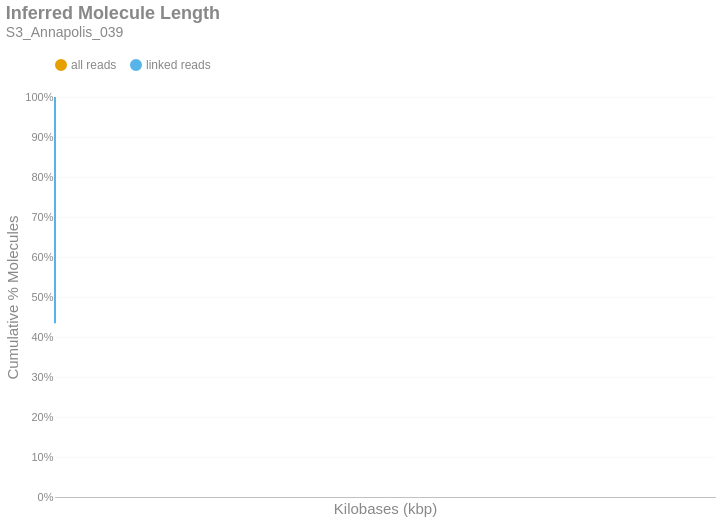

Here is the notebook cell this chart was saved with:
### Markdown cell above
### Inferred Molecule Length
This is the cumulative frequency distribution of molecule lengths inferred from the first and last alignment positions along a contig for all alignments associated with a single linked-read barcode on a given contig.There are two distributions: one with `all` the alignments (yellow) and another with only `linked reads` (blue). The percent of molecules in the `linked reads` distribution is relative to the total number of linked molecules.

### Code cell
if SKIPLR:
    print_html(f"Skipped")
else:
    binned_df = consolidated_hist(valids['length_inferred']/1000, mask, 10, True)
    binned_df = binned_df.with_columns(
        pl.when(pl.col('bin').cast(pl.Utf8) == '0').then(pl.lit('1')).otherwise(pl.col('bin').cast(pl.Utf8)).alias('bin')
    )
    with SafeRender(binned_df):
        (
            density_plot(binned_df, 'Inferred Molecule Length', samplename, 'inferredlen')
            .transform_calculate(bin_kb='datum.bin / 1000')
            .encode(
                x=alt.X('bin_kb:Q', title="Kilobases (kbp)").scale(type='log', padding=0).axis(labelAngle=-40),
                y=alt.Y('value:Q', title='Cumulative % Molecules')
                    .axis(format='%')
                    .stack(False)
                    .scale(domainMin=0, domainMax=1,padding=0),
                color=alt.Color("key:N").scale(domain = ["all reads", "linked reads"]),
                tooltip = [
                    alt.Tooltip("key:N", title = "Data Type"),
                    alt.Tooltip("range_label:N", title="Kilobases"),
                    alt.Tooltip("value:Q", format = ".2%", title="% Molecules (Cum.)")
                ]
            )
        ).display()

### Figure 1 — Vega-Lite specification as saved in the notebook (floating-point values rounded to 4 significant figures)
{"width": "container", "height": 400, "config": {"title": {"anchor": "start", "dy": -15, "fontSize": 18, "color": "#888888", "subtitleColor": "#888888", "subtitleFontSize": 14}, "arc": {"fill": "#0072B2"}, "axis": {"domainColor": "#888888", "domainWidth": 0.5, "gridWidth": 0.2, "grid": false, "titleFontWeight": 400, "titleFontSize": 15, "labelFontSize": 11, "labelColor": "#888888", "tickColor": "#888888", "tickWidth": 0.2, "titleColor": "#888888"}, "axisBand": {"grid": false}, "axisX": {"grid": true, "tickSize": 10, "domainCap": "round"}, "axisY": {"domain": false, "grid": true, "tickSize": 0, "domainCap": "round"}, "background": "transparent", "header": {"labelFontSize": 15, "labelColor": "#888888", "titleFontSize": 15, "titleFontWeight": 600, "titleColor": "#888888"}, "legend": {"labelFont": "sans-serif", "labelFontSize": 12, "labelColor": "#888888", "symbolSize": 100, "symbolType": "circle", "titleFontSize": 12, "titlePadding": 10, "titleColor": "#888888", "title": null, "orient": "top"}, "range": {"category": ["#E69F00", "#56B4E9", "#009E73", "#F0E442", "#0072B2", "#D55E00", "#CC79A7", "#000000"], "diverging": ["#cfe8f3", "#a2d4ec", "#73bfe2", "#46abdb", "#1696d2", "#12719e"]}, "area": {"fill": "#0072B2", "fillOpacity": 0.7, "line": true, "strokeOpacity": 0.7}, "line": {"color": "#0072B2", "stroke": "#0072B2", "strokeWidth": 2}, "trail": {"color": "#0072B2", "stroke": "#0072B2", "strokeWidth": 0, "size": 1}, "point": {"filled": true, "fillOpacity": 1.0, "size": 95}, "text": {"color": "#888888", "fontSize": 11, "align": "right", "fontWeight": 400, "size": 11}, "bar": {"fill": "#0072B2", "stroke": null}, "view": {"stroke": null, "continuousWidth": 660, "continuousHeight": 400}}, "data": {"name": "data-53433b7f26f3536e1e3180b64ee92667"}, "mark": {"type": "line", "interpolate": "monotone", "point": {"opacity": 0, "size": 275}}, "encoding": {"color": {"field": "key", "scale": {"domain": ["all reads", "linked reads"]}, "type": "nominal"}, "tooltip": [{"field": "key", "title": "Data Type", "type": "nominal"}, {"field": "range_label", "title": "Kilobases", "type": "nominal"}, {"field": "value", "format": ".2%", "title": "% Molecules (Cum.)", "type": "quantitative"}], "x": {"axis": {"labelAngle": -40}, "field": "bin_kb", "scale": {"type": "log", "padding": 0}, "title": "Kilobases (kbp)", "type": "quantitative"}, "y": {"axis": {"format": "%"}, "field": "value", "scale": {"domainMin": 0, "domainMax": 1, "padding": 0}, "stack": false, "title": "Cumulative % Molecules", "type": "quantitative"}}, "params": [{"name": "param_c36ac31b6afebe62", "select": {"type": "point", "fields": ["key"]}, "bind": "legend"}], "title": {"text": "Inferred Molecule Length", "subtitle": "S3_Annapolis_039"}, "transform": [{"fold": ["all reads (cumsum)", "linked reads (cumsum)"]}, {"calculate": "replace(datum.key, ' (cumsum)', '')", "as": "key"}, {"filter": {"param": "param_c36ac31b6afebe62"}}, {"calculate": "datum.bin / 1000", "as": "bin_kb"}], "usermeta": {"embedOptions": {"downloadFileName": "S3_Annapolis_039.inferredlen"}}, "$schema": "https://vega.github.io/schema/vega-lite/v6.1.0.json", "datasets": {"data-53433b7f26f3536e1e3180b64ee92667": [{"bin": "0.0", "interval": "0.0-10.0", "all reads": 0.7865, "linked reads": 0.4343, "all reads (cumsum)": 0.7865, "linked reads (cumsum)": 0.4343, "range_label": "0-9"}, {"bin": "10.0", "interval": "10.0-20.0", "all reads": 0.06928, "linked reads": 0.1825, "all reads (cumsum)": 0.8558, "linked reads (cumsum)": 0.6168, "range_label": "10-19"}, {"bin": "20.0", "interval": "20.0-30.0", "all reads": 0.04787, "linked reads": 0.1268, "all reads (cumsum)": 0.9037, "linked reads (cumsum)": 0.7436, "range_label": "20-29"}, {"bin": "30.0", "interval": "30.0-40.0", "all reads": 0.03373, "linked reads": 0.08948, "all reads (cumsum)": 0.9374, "linked reads (cumsum)": 0.8331, "range_label": "30-39"}, {"bin": "40.0", "interval": "40.0-50.0", "all reads": 0.02394, "linked reads": 0.0636, "all reads (cumsum)": 0.9614, "linked reads (cumsum)": 0.8967, "range_label": "40-49"}, {"bin": "50.0", "interval": "50.0-60.0", "all reads": 0.01443, "linked reads": 0.03858, "all reads (cumsum)": 0.9758, "linked reads (cumsum)": 0.9352, "range_label": "50-59"}, {"bin": "60.0", "interval": "60.0-70.0", "all reads": 0.009359, "linked reads": 0.02504, "all reads (cumsum)": 0.9852, "linked reads (cumsum)": 0.9603, "range_label": "60-69"}, {"bin": "70.0", "interval": "70.0-80.0", "all reads": 0.005955, "linked reads": 0.01593, "all reads (cumsum)": 0.9911, "linked reads (cumsum)": 0.9762, "range_label": "70-79"}, {"bin": "80.0", "interval": "80.0-90.0", "all reads": 0.003683, "linked reads": 0.009854, "all reads (cumsum)": 0.9948, "linked reads (cumsum)": 0.9861, "range_label": "80-89"}, {"bin": "90.0", "interval": "90.0-100.0", "all reads": 0.00219, "linked reads": 0.00586, "all reads (cumsum)": 0.997, "linked reads (cumsum)": 0.9919, "range_label": "90-99"}, {"bin": "100.0", "interval": "100.0-110.0", "all reads": 0.001284, "linked reads": 0.003437, "all reads (cumsum)": 0.9983, "linked reads (cumsum)": 0.9954, "range_label": "100-109"}, {"bin": "110.0", "interval": "110.0-120.0", "all reads": 0.0007228, "linked reads": 0.001934, "all reads (cumsum)": 0.999, "linked reads (cumsum)": 0.9973, "range_label": "110-119"}, {"bin": "120.0", "interval": "120.0-130.0", "all reads": 0.0004223, "linked reads": 0.00113, "all reads (cumsum)": 0.9994, "linked reads (cumsum)": 0.9984, "range_label": "120-129"}, {"bin": "130.0", "interval": "130.0-140.0", "all reads": 0.0002434, "linked reads": 0.0006512, "all reads (cumsum)": 0.9997, "linked reads (cumsum)": 0.9991, "range_label": "130-139"}, {"bin": "140.0", "interval": "140.0-150.0", "all reads": 0.0001425, "linked reads": 0.0003812, "all reads (cumsum)": 0.9998, "linked reads (cumsum)": 0.9995, "range_label": "140-149"}, {"bin": "150.0", "interval": "150.0-160.0", "all reads": 8.351e-05, "linked reads": 0.0002231, "all reads (cumsum)": 0.9999, "linked reads (cumsum)": 0.9997, "range_label": "150-159"}, {"bin": "160.0", "interval": "160.0-170.0", "all reads": 4.763e-05, "linked reads": 0.0001275, "all reads (cumsum)": 0.9999, "linked reads (cumsum)": 0.9998, "range_label": "160-169"}, {"bin": "170.0", "interval": "170.0-180.0", "all reads": 2.665e-05, "linked reads": 7.13e-05, "all reads (cumsum)": 1.0, "linked reads (cumsum)": 0.9999, "range_label": "170-179"}, {"bin": "180.0", "interval": "180.0-190.0", "all reads": 1.742e-05, "linked reads": 4.66e-05, "all reads (cumsum)": 1.0, "linked reads (cumsum)": 0.9999, "range_label": "180-189"}, {"bin": "190.0", "interval": "190.0-200.0", "all reads": 9.676e-06, "linked reads": 2.589e-05, "all reads (cumsum)": 1.0, "linked reads (cumsum)": 0.9999, "range_label": "190-199"}, {"bin": "200.0", "interval": "200.0-210.0", "all reads": 8.931e-06, "linked reads": 2.39e-05, "all reads (cumsum)": 1.0, "linked reads (cumsum)": 1.0, "range_label": "200-209"}, {"bin": "210.0", "interval": "210.0-220.0", "all reads": 3.275e-06, "linked reads": 8.763e-06, "all reads (cumsum)": 1.0, "linked reads (cumsum)": 1.0, "range_label": "210-219"}, {"bin": "220.0", "interval": "220.0-230.0", "all reads": 2.233e-06, "linked reads": 5.975e-06, "all reads (cumsum)": 1.0, "linked reads (cumsum)": 1.0, "range_label": "220-229"}, {"bin": "230.0", "interval": "230.0-240.0", "all reads": 1.042e-06, "linked reads": 2.788e-06, "all reads (cumsum)": 1.0, "linked reads (cumsum)": 1.0, "range_label": "230-239"}, {"bin": "240.0", "interval": "240.0-250.0", "all reads": 1.935e-06, "linked reads": 5.178e-06, "all reads (cumsum)": 1.0, "linked reads (cumsum)": 1.0, "range_label": "240-249"}, {"bin": "250.0", "interval": "250.0-260.0", "all reads": 1.042e-06, "linked reads": 2.788e-06, "all reads (cumsum)": 1.0, "linked reads (cumsum)": 1.0, "range_label": "250-259"}, {"bin": "260.0", "interval": "260.0-270.0", "all reads": 4.466e-07, "linked reads": 1.195e-06, "all reads (cumsum)": 1.0, "linked reads (cumsum)": 1.0, "range_label": "260-269"}, {"bin": "270.0", "interval": "270.0-280.0", "all reads": 2.977e-07, "linked reads": 7.966e-07, "all reads (cumsum)": 1.0, "linked reads (cumsum)": 1.0, "range_label": "270-279"}, {"bin": "280.0", "interval": "280.0-290.0", "all reads": 2.977e-07, "linked reads": 7.966e-07, "all reads (cumsum)": 1.0, "linked reads (cumsum)": 1.0, "range_label": "280-289"}, {"bin": "290.0", "interval": "290.0-300.0", "all reads": 4.466e-07, "linked reads": 1.195e-06, "all reads (cumsum)": 1.0, "linked reads (cumsum)": 1.0, "range_label": "290-299"}, {"bin": "300.0", "interval": "300.0-310.0", "all reads": 0.0, "linked reads": 0.0, "all reads (cumsum)": 1.0, "linked reads (cumsum)": 1.0, "range_label": "300-309"}, {"bin": "310.0", "interval": "310.0-320.0", "all reads": 0.0, "linked reads": 0.0, "all reads (cumsum)": 1.0, "linked reads (cumsum)": 1.0, "range_label": "310-319"}, {"bin": "320.0", "interval": "320.0-330.0", "all reads": 0.0, "linked reads": 0.0, "all reads (cumsum)": 1.0, "linked reads (cumsum)": 1.0, "range_label": "320-329"}, {"bin": "330.0", "interval": "330.0-340.0", "all reads": 0.0, "linked reads": 0.0, "all reads (cumsum)": 1.0, "linked reads (cumsum)": 1.0, "range_label": "330-339"}, {"bin": "340.0", "interval": "340.0-350.0", "all reads": 0.0, "linked reads": 0.0, "all reads (cumsum)": 1.0, "linked reads (cumsum)": 1.0, "range_label": "340-349"}, {"bin": "350.0", "interval": "350.0-360.0", "all reads": 0.0, "linked reads": 0.0, "all reads (cumsum)": 1.0, "linked reads (cumsum)": 1.0, "range_label": "350-359"}, {"bin": "360.0", "interval": "360.0-370.0", "all reads": 0.0, "linked reads": 0.0, "all reads (cumsum)": 1.0, "linked reads (cumsum)": 1.0, "range_label": "360-369"}, {"bin": "370.0", "interval": "370.0-380.0", "all reads": 0.0, "linked reads": 0.0, "all reads (cumsum)": 1.0, "linked reads (cumsum)": 1.0, "range_label": "370-379"}, {"bin": "380.0", "interval": "380.0-390.0", "all reads": 0.0, "linked reads": 0.0, "all reads (cumsum)": 1.0, "linked reads (cumsum)": 1.0, "range_label": "380-389"}, {"bin": "390.0", "interval": "390.0-400.0", "all reads": 1.489e-07, "linked reads": 3.983e-07, "all reads (cumsum)": 1.0, "linked reads (cumsum)": 1.0, "range_label": "390-399"}]}}
